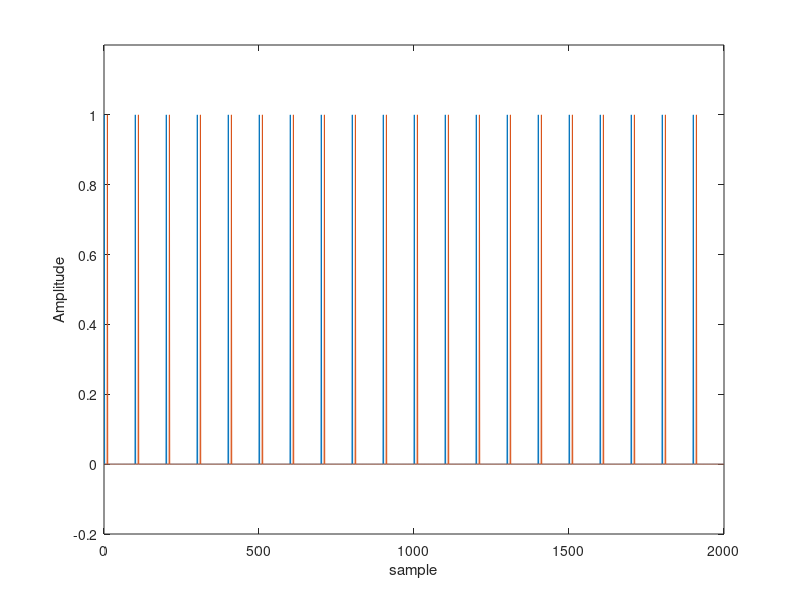
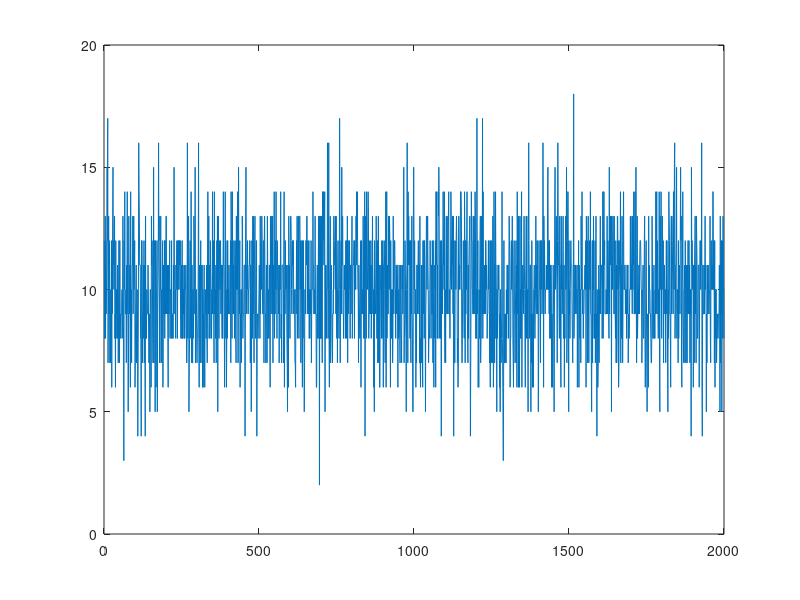
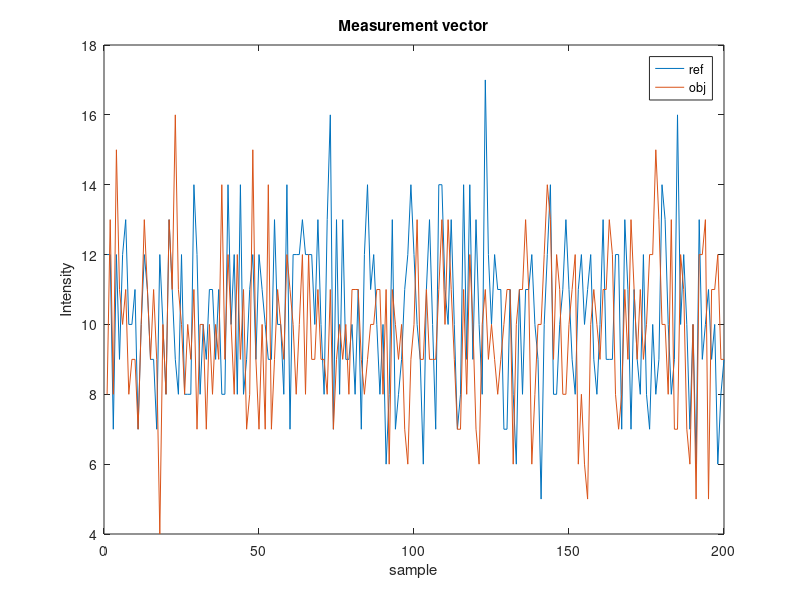

Write MATLAB code to recreate these figures, in order. (Note: this script raises an error after producing the figures.)
clear all;
close all;
clc;

f=1000; %frequency of light wave
T=1/f; %duty cycle of light wave
fs=50; % rate of camera sensor
Ts=1/fs; %duty cycle of camera sensor
k= 1; %sparse level per cycles
Nc = 100 % number sample per cycles
M = Nc*f/500; % number tranfers - measuments
N= Nc * f/fs; % length of signal

%generate signal reference
refsig = zeros(N,1);
ref= zeros(Nc,1) % signal tranfers per cycle
ref(1,1)= 1;

% time of the light wave flighting from the object to the imaging sensor
shiftime = 10;

%generate signal object
objsig = zeros(N,1);
obj = zeros(Nc,1)
obj (1+shiftime: k+shiftime)=1; 

for i= 1:f/fs
    refsig((i-1)*Nc+1:i*Nc) = ref(:,1);
    objsig((i-1)*Nc+1:i*Nc) = obj(:,1);
end


figure(1);
% plot(t,refsig,'linewidth',2)
plot(refsig);
hold on
plot(objsig)
ylim([-0.2 1.2]);
xlabel('sample');
ylabel('Amplitude');

%generate encode signal
Phi = randi([0 1],N,N);
y=Phi*refsig;
figure(2);
plot(y)

for i=1:M
   position(i,1) = (i-1) *shiftime+1
end

outputref = zeros(M,1);
outputobj = zeros(M,1);

%Making random measurements
A=zeros(M,N);
for i=1 : M
    outputref(i) = y(position(i));
    A(i,:) = Phi(position(i),:);
end
outputobj = A * objsig;


figure(3)
plot(outputref);
hold on
plot(outputobj);
xlabel('sample');
ylabel('Intensity');
title('Measurement vector');
legend('ref','obj')

% %Adding some measurement noise.
% SNR=15;
% outputobj=createNoise(outputobj,SNR);
% 
% 
% %Measurement vector with noise.
% outputobj = outputobj + e ;
% figure(4);
% plot(outputref);
% hold on
% plot(outputobj);
% title(sprintf('Measurement vector with noise at SNR=%d dB', SNR));


cvx_begin
    variable xp_ref(N);
    minimize (norm(xp_ref,1));
    subject to
    A*xp_ref==outputref;
cvx_end

% obj = OrthogonalMatchingPursuit(A,20,outputobj);

cvx_begin
    variable xp_obj(N);
    minimize (norm(xp_obj,1));
    subject to
    A*xp_obj==outputobj; 

%     norm(A*obj-outputobj,2) <= eps
%     minimize (norm(A*obj-outputobj,2)+0.01*norm(obj,1));
cvx_end

%Compute error recovered
diff_ref = refsig - xp_ref;
recovery_error_ref = norm(diff_ref) / norm(refsig);
fprintf('recovery error: %0.4f\n', recovery_error_ref);

diff = objsig - xp_obj;
recovery_error = norm(diff) / norm(objsig);
fprintf('recovery error: %0.4f\n', recovery_error);


figure(5)
plot(xp_ref)
hold on 
plot(xp_obj)
xlabel('sample');
ylabel('Amplitude');
title('Reconstructed signal');
legend('ref','obj')
